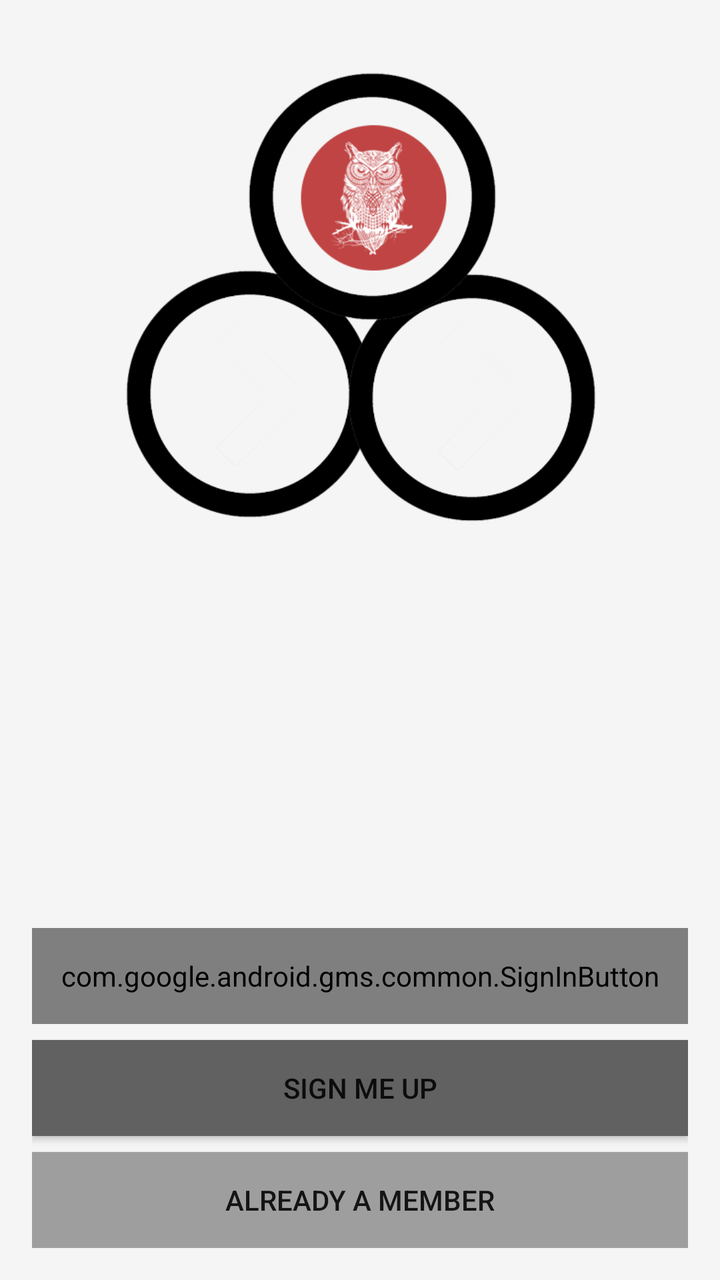
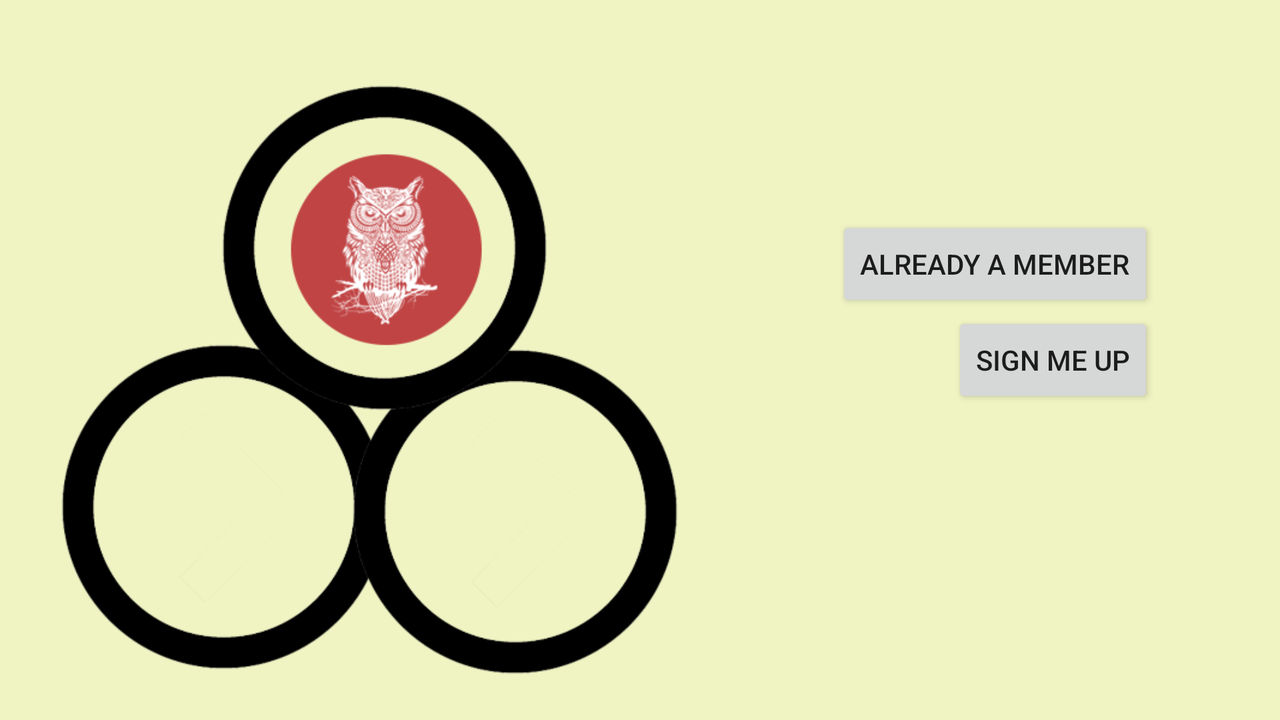

An Android layout and its configuration variant, each rendered on a device that would load it. The default file and the variant file are quoted in full after the pictures.
<!-- AndroidManifest.xml: application theme AppTheme -->
<!-- res/layout/activity_start.xml -->
<RelativeLayout xmlns:android="http://schemas.android.com/apk/res/android"
    xmlns:tools="http://schemas.android.com/tools"
    android:layout_width="match_parent"
    android:layout_height="match_parent"
    android:layout_alignParentBottom="true"
    android:layout_gravity="center"
    android:background="@color/colorPrimaryLight"
    android:paddingBottom="@dimen/activity_vertical_margin"
    android:paddingLeft="@dimen/activity_horizontal_margin"
    android:paddingRight="@dimen/activity_horizontal_margin"

    android:paddingTop="@dimen/activity_vertical_margin"
    tools:context="com.app.i2i.lookout.StartActivity">


    <RelativeLayout
        android:layout_width="wrap_content"
        android:layout_height="match_parent"
        android:gravity="top">

        <ImageView
            android:id="@+id/imageView2"
            android:layout_width="wrap_content"
            android:layout_height="250dp"

            android:layout_alignParentLeft="true"
            android:layout_alignParentStart="true"
            android:src="@drawable/start" />
    </RelativeLayout>

    <RelativeLayout
        android:layout_width="wrap_content"
        android:layout_height="match_parent"
        android:gravity="bottom">

        <com.google.android.gms.common.SignInButton
            android:id="@+id/sign_in_button"
            android:layout_width="match_parent"
            android:layout_height="@dimen/abc_action_button_min_height_material"

            />

        <Button
            android:id="@+id/signUp"
            android:layout_width="match_parent"
            android:layout_height="@dimen/abc_action_button_min_height_material"
            android:layout_below="@id/sign_in_button"
            android:layout_marginTop="@dimen/TopMargin8"
            android:background="@color/colorPrimaryDark"
            android:onClick="signUp"
            android:text="@string/button_sign_up" />

        <Button
            android:id="@+id/signIn"
            android:layout_width="match_parent"
            android:layout_height="@dimen/abc_action_button_min_height_material"
            android:layout_below="@id/signUp"
            android:layout_marginTop="@dimen/TopMargin8"
            android:background="@color/colorPrimary"
            android:onClick="signIn"
            android:text="@string/button_sign_in" />
    </RelativeLayout>

</RelativeLayout>
<!-- resources referenced by this layout -->
<resources>
  <color name="colorPrimary">#9E9E9E</color>
  <color name="colorPrimaryDark">#616161</color>
  <color name="colorPrimaryLight">#F5F5F5</color>
  <dimen name="TopMargin8">8dp</dimen>
  <dimen name="activity_horizontal_margin">16dp</dimen>
  <dimen name="activity_vertical_margin">16dp</dimen>
  <!-- drawable start: png bitmap (drawable, 57026 bytes) -->
  <string name="button_sign_in">Already a member</string>
  <string name="button_sign_up">Sign me up</string>
  <style name="AppTheme" parent="Theme.AppCompat.Light.NoActionBar">
          <item name="colorPrimary">@color/PrimaryColor</item>
          <item name="colorPrimaryDark">@color/PrimaryDarkColor</item>
          <item name="windowActionBar">false</item>
          <item name="windowActionModeOverlay">true</item>
  
          
      </style>
  <color name="PrimaryColor">#F44336</color>
</resources>
<!-- res/layout-land/activity_start.xml (the author's variant of the layout above) -->
<!-- drawn on the phone turned sideways -->
<?xml version="1.0" encoding="utf-8"?>
<RelativeLayout xmlns:android="http://schemas.android.com/apk/res/android"
    xmlns:tools="http://schemas.android.com/tools"
    android:layout_width="match_parent"
    android:layout_height="match_parent"
    android:layout_alignParentBottom="true"
    android:layout_gravity="center"
    android:background="@color/primary_light"
    android:paddingBottom="@dimen/activity_vertical_margin"
    android:paddingLeft="@dimen/activity_horizontal_margin"
    android:paddingRight="@dimen/activity_horizontal_margin"

    android:paddingTop="@dimen/activity_vertical_margin"
    tools:context="com.support.android.i2irebuild.StartActivity">

    <RelativeLayout
        android:layout_width="match_parent"
        android:layout_height="match_parent"
        android:layout_alignParentStart="true"
        android:layout_alignParentTop="true">

        <ImageView
            android:id="@+id/imageView"
            android:layout_width="wrap_content"
            android:layout_height="wrap_content"
            android:layout_alignParentStart="true"
            android:layout_alignParentTop="true"
            android:scaleType="fitStart"
            android:src="@drawable/start" />

        <Button
            android:id="@+id/signUp"
            android:layout_width="wrap_content"
            android:layout_height="wrap_content"
            android:layout_alignEnd="@+id/imageView"
            android:layout_centerVertical="true"
            android:onClick="signIn"
            android:text="@string/button_sign_up" />

        <Button
            android:id="@+id/signIn"
            android:layout_width="wrap_content"
            android:layout_height="wrap_content"
            android:layout_above="@+id/signUp"
            android:layout_alignEnd="@+id/imageView"
            android:onClick="signUp"
            android:text="@string/button_sign_in" />

    </RelativeLayout>
</RelativeLayout>
<!-- resources referenced by the variant -->
<!-- as the phone turned sideways resolves them -->
<resources>
  <color name="primary_light">#F0F4C3</color>
  <dimen name="activity_horizontal_margin">16dp</dimen>
  <dimen name="activity_vertical_margin">16dp</dimen>
  <!-- drawable start: png bitmap (drawable, 57026 bytes) -->
  <string name="button_sign_in">Already a member</string>
  <string name="button_sign_up">Sign me up</string>
  <style name="AppTheme" parent="Theme.AppCompat.Light.NoActionBar">
          <item name="colorPrimary">@color/PrimaryColor</item>
          <item name="colorPrimaryDark">@color/PrimaryDarkColor</item>
          <item name="windowActionBar">false</item>
          <item name="windowActionModeOverlay">true</item>
  
          
      </style>
  <color name="PrimaryColor">#F44336</color>
</resources>
